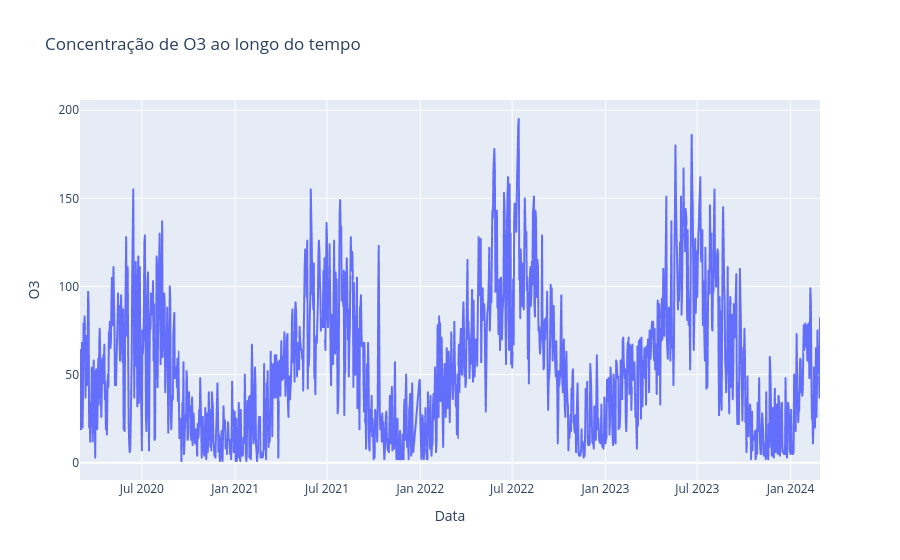

The code cell stored with this chart in its notebook:
### Code cell
fig = px.line(dados, x='Data', y='O3', title='Concentração de O3 ao longo do tempo')
fig.show()

### Figure 1 — Plotly figure (JSON) as saved in the notebook; plotly's stock layout.template omitted (floating-point values rounded to 4 significant figures; data arrays with more than 128 entries replaced by an {"elided": "..."} marker saying what was removed)
{"data": [{"hovertemplate": "Data=%{x}<br>O3=%{y}<extra></extra>", "legendgroup": "", "line": {"color": "#636efa", "dash": "solid"}, "marker": {"symbol": "circle"}, "mode": "lines", "name": "", "showlegend": false, "type": "scattergl", "x": {"elided": "1460 str values"}, "xaxis": "x", "y": {"elided": "1460 float values"}, "yaxis": "y"}], "layout": {"legend": {"tracegroupgap": 0}, "title": {"text": "Concentração de O3 ao longo do tempo"}, "xaxis": {"anchor": "y", "domain": [0, 1], "title": {"text": "Data"}}, "yaxis": {"anchor": "x", "domain": [0, 1], "title": {"text": "O3"}}}}
